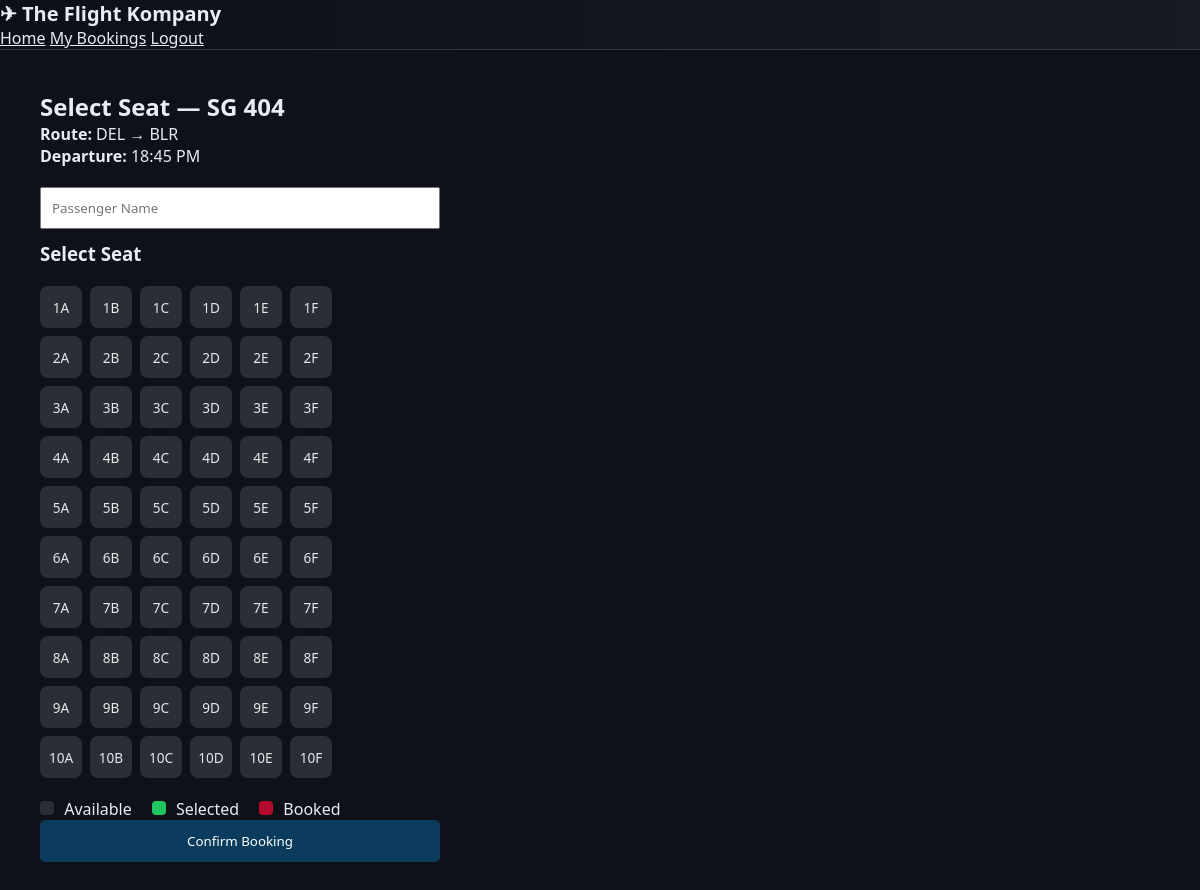
/book/3 (signed in), run on the app's committed database.
### models/flight.py (models this page shows, shortened)
class Flight(db.Model):
    __tablename__ = "flight"
    id = db.Column(db.Integer, primary_key=True)
    flight_number = db.Column(db.String(20), nullable=False)
    source = db.Column(db.String(10), nullable=False)
    destination = db.Column(db.String(10), nullable=False)
    departure_time = db.Column(db.String(20), nullable=False)
    departure_date = db.Column(db.Date, nullable=False, default=date.today)
    base_fare = db.Column(db.Integer, nullable=False)
    pricing_tier = db.Column(db.String(20), default="economy")
    total_seats = db.Column(db.Integer, nullable=False)
    available_seats = db.Column(db.Integer, nullable=False)
    demand_level = db.Column(db.String(20), default="medium")

### routes/bookings.py (the view, shortened to what this page needs)
@bookings_bp.route("/book/<int:flight_id>", methods=["GET", "POST"])
@login_required
def book_flight(flight_id):
    flight = Flight.query.get_or_404(flight_id)
    booked_seats = [
        b.seat_number for b in
        Booking.query.filter_by(flight_id=flight.id).all()
    ]
    return render_template(
        "book.html",
        flight=flight,
        booked_seats=booked_seats,
        price = calculate_dynamic_price(
            base_fare=flight.base_fare,
            available_seats=flight.available_seats,
            total_seats=flight.total_seats,
            departure_time=flight.departure_time,
            demand_level="medium",
            pricing_tier=flight.pricing_tier
        )
    )

### app.py (called while the page is built)
def create_app():
    app = Flask(__name__)
    app.config.from_object(Config)
    db.init_app(app)
    login_manager.init_app(app)
    from models.user import User
    @login_manager.user_loader
    def load_user(user_id):
        return User.query.get(int(user_id))
    from models.user import User
    from routes.main import main_bp
    from routes.auth import auth_bp
    from routes.flights import flights_bp
    from routes.bookings import bookings_bp
    from routes.admin import admin_bp
    app.register_blueprint(main_bp)
    app.register_blueprint(auth_bp)
    app.register_blueprint(flights_bp)
    app.register_blueprint(bookings_bp)
    app.register_blueprint(admin_bp)
    with app.app_context():
        os.makedirs("database", exist_ok=True)
        db.create_all()
    return app

### templates/book.html (shortened to what this page needs)
{% extends "base.html" %} {% block title %}Seat Selection{% endblock %} {% block
content %}
<h2>Select Seat — {{ flight.flight_number }}</h2>
<p><strong>Route:</strong> {{ flight.source }} → {{ flight.destination }}</p>
<p><strong>Departure:</strong> {{ flight.departure_time }}</p>
<form method="POST" class="booking-form">
  <input type="text" name="name" placeholder="Passenger Name" required />
  <h3>Select Seat</h3>
  <div class="seat-map">
    {% for row in range(1, 11) %}
    <div class="seat-row">
      {% for col in ["A","B","C","D","E","F"] %} {% set seat = row|string + col
      %}
      <div
        class="seat {% if seat in booked_seats %}booked{% endif %}"
        data-seat="{{ seat }}"
      >
        {{ seat }}
      </div>
      {% endfor %}
    </div>
    {% endfor %}
  </div>
  <div class="seat-legend">
    <span><span class="legend available"></span> Available</span>
    <span><span class="legend selected"></span> Selected</span>
    <span><span class="legend booked"></span> Booked</span>
  </div>
  <button type="submit">Confirm Booking</button>
</form>
{% endblock %}

### static/css/style.css (style rules this page uses)
:root { --bg-main: #0e1117; --bg-card: #161b22; --text-main: #e6edf3; --text-muted: #9da7b3; --primary: #58a6ff; --accent: #f78166; --success: #2ea043; --danger: #f85149; }
* { margin: 0; padding: 0; box-sizing: border-box; font-family: "Segoe UI", sans-serif; }
body { background: var(--bg-main); color: var(--text-main); }
.booking-form { max-width: 400px; margin-top: 20px; }
.booking-form input { width: 100%; padding: 10px; margin-bottom: 12px; }
.booking-form button { padding: 12px; width: 100%; background: #0b3c5d; color: white; border: none; border-radius: 5px; }
.seat-map { margin: 20px 0; }
.seat-row { display: flex; gap: 8px; margin-bottom: 8px; }
.seat { width: 42px; height: 42px; background: #2a2f36; color: #e5e7eb; border-radius: 8px; display: flex; align-items: center; justify-content: center; cursor: pointer; font-size: 0.85rem; transition: all 0.2s ease; }
.seat-legend { display: flex; gap: 20px; margin-top: 15px; }
.legend { display: inline-block; width: 14px; height: 14px; border-radius: 4px; margin-right: 6px; }
.legend.available { background: #2a2f36; }
.legend.selected { background: #22c55e; }
.legend.booked { background: #b30d2b; }
button { transition: transform 0.15s ease, box-shadow 0.15s ease; }

### data on the page
Flight: flight_number "SG 404", source "DEL", destination "BLR", departure_time "18:45 PM"

### other printed values
{{ seat }} "1A" "1B" "1C" "1D" "1E" "1F" "2A" "2B" "2C" "2D" "2E" "2F" "3A" "3B" "3C" "3D" "3E" "3F" "4A" "4B" "4C" "4D" "4E" "4F" "5A" "5B" "5C" "5D" "5E" "5F" "6A" "6B" "6C" "6D" "6E" "6F" "7A" "7B" "7C" "7D" "7E" "7F" "8A" "8B" "8C" "8D" "8E" "8F" "9A" "9B" "9C" "9D" "9E" "9F" "10A" "10B" "10C" "10D" "10E" "10F"
